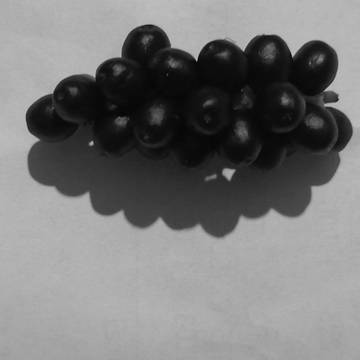
#> input picture Fruit.jpg, 360 x 360 px
$ python 'Question 4.py'
#> lines starting #> are read from the running program, lines starting #| are printed output that depends on the picture
import numpy as np
import matplotlib.pyplot as plt
import scipy.fftpack as sfft
from matplotlib import image as mpimg
from scipy import signal

# a) --------------

# directory of image file
img = mpimg.imread("Fruit.jpg")
#> img is the input picture: shape (360, 360); min 1, max 198, mean 120.8

# Fast Fourier Transform
imgf = sfft.fft2(img)

# image with Fast Fourier Transform shift
imgf = sfft.fftshift(imgf)

# remove low frequencies
imgf1 = np.zeros((360, 360), dtype=complex)
c = 180
r = 90
for m in range(0, 360):
    for n in range(0, 360):
        if np.sqrt(((m - c) ** 2 + (n - c) ** 2)) > r:
            imgf1[m, n] = imgf[m, n]

# plot image edge
img1 = sfft.ifft2(imgf1)
plt.imshow(np.abs(img1))
plt.show()
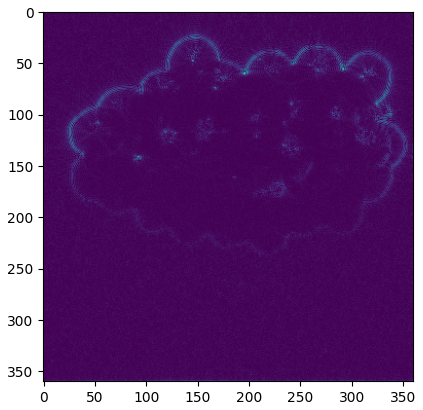
#> figure drawn by matplotlib, 1 panel

# b) --------------

# Gaussian Filter
kernel = np.outer(signal.gaussian(360, 5), signal.gaussian(360, 5))

# Freq Domain Kernel
kf = sfft.fft2(sfft.ifftshift(kernel))
imgf = sfft.fft2(img)
img_b = imgf*kf

# plot [Gaussian blur to the original image]
img1 = sfft.ifft2(img_b)
plt.imshow(np.abs(img1))
plt.show()
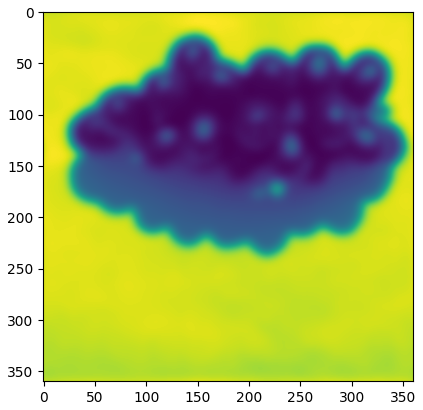
#> figure drawn by matplotlib, 1 panel

# c) --------------

# Discrete Cosine Transform
imgc = sfft.dct((sfft.dct(img, norm='ortho')).T, norm='ortho')

# Inverse Discrete Cosine Transform
img1 = sfft.idct((sfft.idct(imgc, norm='ortho')).T, norm='ortho')

# Removing high frequency components
imgc1 = np.zeros((360, 360))
imgc1[:120, :120] = imgc[:120, :120]
img1 = sfft.idct((sfft.idct(imgc1, norm='ortho')).T, norm='ortho')
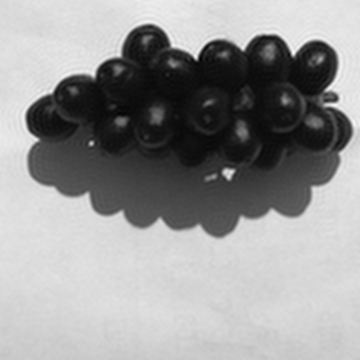
#> img1: shape (360, 360) float64; min -1.56, max 203.8, mean 120.8; drawn with min black and max white

# Plot the Scaling image
imgc2 = imgc[0:240, 0:240]
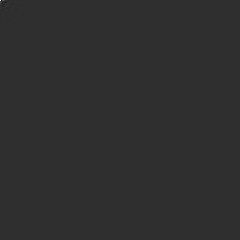
#> imgc2: shape (240, 240) float64; min -9888.3, max 43473.5, mean 1.1; drawn with min black and max white
img1 = sfft.idct((sfft.idct(imgc2, norm='ortho')).T, norm='ortho')
#> img1: shape (240, 240) float64
plt.imshow(img1)
plt.show()

# d) --------------

# Blocking
# Discrete Cosine Transform
imgc = sfft.dct((sfft.dct(img, norm='ortho')).T, norm='ortho')

# Inverse Discrete Cosine Transform
img1 = sfft.idct((sfft.idct(imgc, norm='ortho')).T, norm='ortho')

# Removing high frequency components
imgc1 = np.zeros((360, 360))
imgc1[:120, :120] = imgc[:120, :120]
img1 = sfft.idct((sfft.idct(imgc1, norm='ortho')).T, norm='ortho')

# Scaling
imgc2 = imgc[0:150, 0:120]
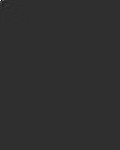
#> imgc2: shape (150, 120) float64; min -9888.3, max 43473.5, mean 3.4; drawn with min black and max white
img1 = sfft.idct((sfft.idct(imgc2, norm='ortho')).T, norm='ortho')
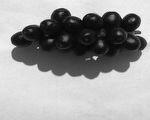
#> img1: shape (120, 150) float64; min 1.58, max 531.7, mean 324; drawn with min black and max white
plt.imshow(img1)
plt.show()

# Ringing
# Fast Fourier Transform
imgf = sfft.fft2(img)

# image with Fast Fourier Transform shift
imgf = sfft.fftshift(imgf)

# remove high frequencies
imgf1 = np.zeros((480, 480), dtype=complex)
c = 180
r = 50
for m in range(0, 480):
    for n in range(0, 480):
        if np.sqrt(((m - c) ** 2 + (n - c) ** 2)) < r:
            imgf1[m, n] = imgf[m, n]

plt.imshow(np.abs(imgf1))
img1 = sfft.ifft2(imgf1)
plt.imshow(np.abs(img1))
plt.show()
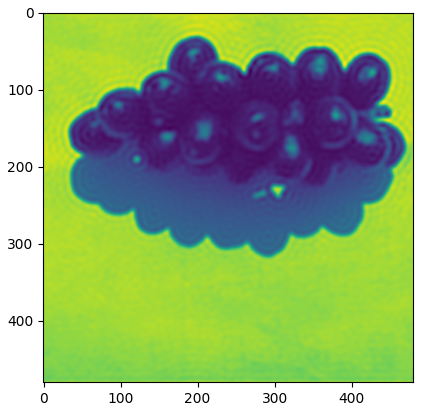
#> figure drawn by matplotlib, 1 panel
